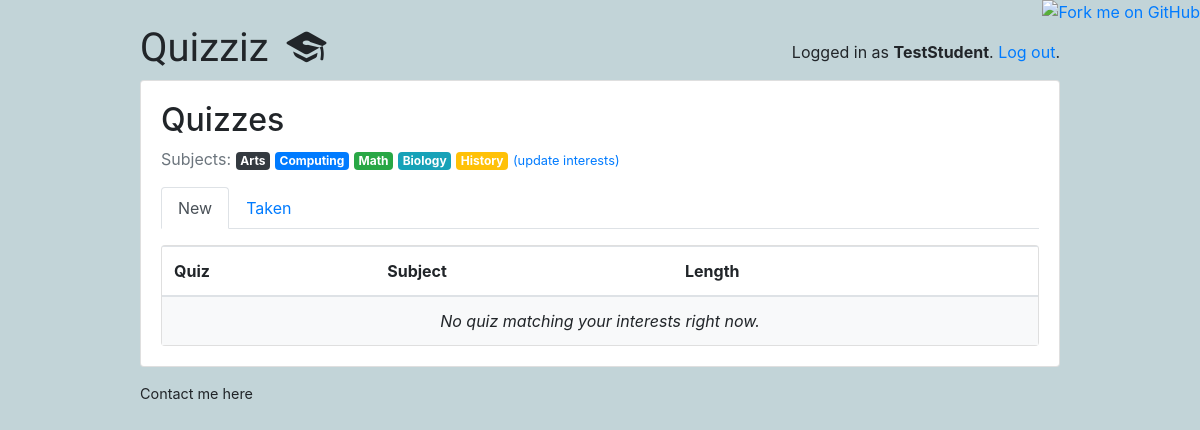
Screenshot of /students/ (signed in) with the database file from the repository.
### classroom/models.py (models this page shows, shortened)
class User(AbstractUser):
    is_student = models.BooleanField(default=False)
    is_teacher = models.BooleanField(default=False)

class Subject(models.Model):
    name = models.CharField(max_length=30)
    color = models.CharField(max_length=7, default='#007bff')
    def get_html_badge(self):
        name = escape(self.name)
        color = escape(self.color)
        html = '<span class="badge badge-primary" style="background-color: %s">%s</span>' % (color, name)
        return mark_safe(html)

### classroom/views/students.py (the view)
# urls.py: path('', students.QuizListView.as_view(), name='quiz_list'),
@method_decorator([login_required, student_required], name='dispatch')
class QuizListView(ListView):
    model = Quiz
    ordering = ('name', )
    context_object_name = 'quizzes'
    template_name = 'classroom/students/quiz_list.html'
    def get_queryset(self):
        student = self.request.user.student
        student_interests = student.interests.values_list('pk', flat=True)
        taken_quizzes = student.quizzes.values_list('pk', flat=True)
        queryset = Quiz.objects.filter(subject__in=student_interests) \
            .exclude(pk__in=taken_quizzes) \
            .annotate(questions_count=Count('questions')) \
            .filter(questions_count__gt=0)
        return queryset

### classroom/templates/classroom/students/quiz_list.html
{% extends 'base.html' %}
{% block content %}
  {% include 'classroom/students/_header.html' with active='new' %}
  <div class="card">
    <table class="table mb-0">
      <thead>
        <tr>
          <th>Quiz</th>
          <th>Subject</th>
          <th>Length</th>
          <th></th>
        </tr>
      </thead>
      <tbody>
        {% for quiz in quizzes %}
          <tr>
            <td class="align-middle">{{ quiz.name }}</td>
            <td class="align-middle">{{ quiz.subject.get_html_badge }}</td>
            <td class="align-middle">{{ quiz.questions_count }} questions</td>
            <td class="text-right">
              <a href="{% url 'students:take_quiz' quiz.pk %}" class="btn btn-primary">Start quiz</a>
            </td>
          </tr>
        {% empty %}
          <tr>
            <td class="bg-light text-center font-italic" colspan="4">No quiz matching your interests right now.</td>
          </tr>
        {% endfor %}
      </tbody>
    </table>
  </div>
{% endblock %}

### templates/base.html (shortened to what this page needs)
{% load static %}<!doctype html>
<html lang="en">
  <head>
    <link rel="stylesheet" href="https://maxcdn.bootstrapcdn.com/bootstrap/4.0.0/css/bootstrap.min.css">
    <link rel="stylesheet" type="text/css" href="{% static 'vendor/fontello-2f186091/css/fontello.css' %}">
    <link rel="stylesheet" type="text/css" href="{% static 'css/app.css' %}">
    {% if user.is_authenticated and user.is_teacher %}
      <link rel="stylesheet" type="text/css" href="{% static 'css/teachers.css' %}">
    {% else %}
      <link rel="stylesheet" type="text/css" href="{% static 'css/students.css' %}">
    {% endif %}
  </head>
  <body>
    <a href="https://github.com/ShishirModi"><img style="position: absolute; top: 0; right: 0; border: 0;" src="https://camo.githubusercontent.com/38ef81f8aca64bb9a64448d0d70f1308ef5341ab/68747470733a2f2f73332e616d617a6f6e6177732e636f6d2f6769746875622f726962626f6e732f666f726b6d655f72696768745f6461726b626c75655f3132313632312e706e67" alt="Fork me on GitHub" data-canonical-src="https://s3.amazonaws.com/github/ribbons/forkme_right_darkblue_121621.png"></a>
    <div class="container my-4">
      <div class="row justify-content-center">
        <div class="col-md-10 col-sm-12">
          <div class="row">
            <div class="col-6">
              <h1 class="logo">
                <a href="{% url 'home' %}">
                  Quizziz
                  {% if user.is_authenticated %}
                    {% if user.is_teacher %}
                      <span class="icon-feather" data-toggle="tooltip" data-placement="right" title="Teacher profile"></span>
                    {% else %}
                      <span class="icon-graduation-cap" data-toggle="tooltip" data-placement="right" title="Student profile"></span>
                    {% endif %}
                  {% endif %}
                </a>
              </h1>
            </div>
            <div class="col-6 text-right">
              {% if user.is_authenticated %}
                <p class="pt-3">Logged in as <strong>{{ user.username }}</strong>. <a href="{% url 'logout' %}">Log out</a>.</p>
              {% else %}
                <a href="{% url 'login' %}" class="btn btn-light" role="button">Log in</a>
                <a href="{% url 'signup' %}" class="btn btn-primary" role="button">Sign up</a>
              {% endif %}
            </div>
          </div>
          <div class="card mb-3">
            <div class="card-body">
              {% block content %}
              {% endblock %}
            </div>
          </div>
          <footer>
            <a href="https://shishirmodi.me">Contact me here</a>
          </footer>
        </div>
      </div>
    </div>
  </body>
</html>

### classroom/templates/classroom/students/_header.html
<h2>Quizzes</h2>
<p class="text-muted">
  Subjects:{% for subject in user.student.interests.all %} {{ subject.get_html_badge }}{% endfor %}
  <a href="{% url 'students:student_interests' %}"><small>(update interests)</small></a>
</p>
<ul class="nav nav-tabs mb-3">
  <li class="nav-item">
    <a class="nav-link{% if active == 'new' %} active{% endif %}" href="{% url 'students:quiz_list' %}">New</a>
  </li>
  <li class="nav-item">
    <a class="nav-link{% if active == 'taken' %} active{% endif %}" href="{% url 'students:taken_quiz_list' %}">Taken</a>
  </li>
</ul>

### static/css/app.css (style rules this page uses)
.logo { font-family: 'Clicker Script', cursive; }
.logo a { color: #212529; text-decoration: none; }
footer { font-size: .9rem; }
footer a { color: #212529; }

### static/css/students.css (style rules this page uses)
body { background-color: #c2d4d8; }

### rows the page displays
User: username "TestStudent"
Subject: get_html_badge "Arts"
Subject: get_html_badge "Computing"
Subject: get_html_badge "Math"
Subject: get_html_badge "Biology"
Subject: get_html_badge "History"
